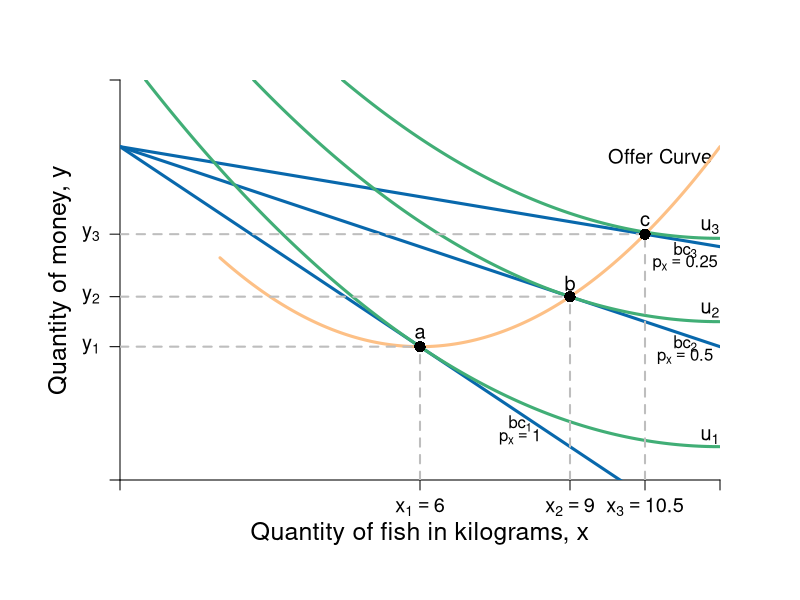

Recreate this plot in R.
require(shape)
#pdf(file = "offer_curve_qql_newSTEP1.pdf", width = 9, height = 7)
#pdf(file = "offer_curve_qql_newSTEP2.pdf", width = 9, height = 7)
#pdf(file = "offer_curve_qql_newSTEP3.pdf", width = 9, height = 7)
pdf(file = "offer_curve_qql_new.pdf", width = 9, height = 7)

#Set parameters for graphics
axislabelsize <- 1.5
labelsize <- 1.2
graphlinewidth <- 3
segmentlinewidth <- 2

COL <- c("#7fc97f", "#beaed4", "#fdc086", "#ffff99", "#386cb0", "#f0027f", "#bf5b17", "#666666")
COLA <- c("#99d8c9","#66c2a4","#41ae76", "#238b45", "#005824")
COLB <- c("#4eb3d3", "#2b8cbe", "#0868ac","#084081")

#Edited the margins to cater for the larger LHS labels
par(mar =  c(6, 6, 4, 4))

mrsA <- function(x, rmax = 10, xmax = 20) {
  rmax - (rmax/xmax)*x
}


uA <- function(x, y, rmax = 2, xmax = 12) {
  y + rmax*x - (1/2)*(rmax/xmax)*x^2
}

indiffA1 <- function(x, uA = 10, rmax = 2.5, xmax = 10) {
  uA - rmax*x + (1/2)*(rmax/xmax)*(x^2)
}

offerCurve <- function(x, w, rmax = 2, xmax = 12) {
  w - rmax*x + (rmax/xmax)*x^2
}

bcA <- function(x, w = 20, p = 2) {
  w - p*x
}


xlims <- c(0, 12)
ylims <- c(0, 12)

npts <- 501 
x <- seq(xlims[1], xlims[2], length.out = npts)
y <- seq(ylims[1], ylims[2], length.out = npts) 
a <- c(13, 16.75, 19.25)

plot(0, 0, xlim = xlims, ylim = ylims, type = "n",
     xlab = expression(paste("")),
     ylab = expression(paste("")), 
     xaxt = "n", 
     yaxt = "n", 
     cex.lab = axislabelsize, 
     bty = "n",
     xaxs="i", 
     yaxs="i")

# ticksy <- seq(from = ylims[1], to = ylims[2], by = 1)
# ylabels <- seq(from = ylims[1], to = ylims[2], by = 1)
# ticksx <- seq(from = xlims[1], to = xlims[2], by = 1)
# xlabels <- seq(from = xlims[1], to = xlims[2], by = 1)
ticksy <- c(0, 4, 5.5, 7.375 , ylims[2])
ylabels <- c(NA, expression(paste(y[1])), expression(paste(y[2])), expression(paste(y[3])), NA)
ticksx <- c(0, 6, 9, 10.5,  xlims[2])
xlabels <- c(NA, expression(paste(x[1])==6), expression(paste(x[2])==9), expression(paste(x[3])==10.5), NA)




axis(1, at = ticksx, pos = 0, labels = xlabels, cex.axis = labelsize)
axis(2, at = ticksy, pos = 0, labels = ylabels, las = 1, cex.axis = labelsize)

npts <- 500 
xx1 <- seq(xlims[1], xlims[2], length.out = npts)

#lines(xx1, bcA(xx1, w = 10, p = 1.5), col = COLB[3], lwd = graphlinewidth)
lines(xx1, bcA(xx1, w = 10, p = 1), col = COLB[3], lwd = graphlinewidth)
lines(xx1, bcA(xx1, w = 10, p = 0.5), col = COLB[3], lwd = graphlinewidth)
lines(xx1, bcA(xx1, w = 10, p = 0.25), col = COLB[3], lwd = graphlinewidth)


#Label the axes
mtext(expression(paste("Quantity of fish in kilograms, ", x)), side=1, line = 2.5, cex = axislabelsize)
text(-1.2, 0.5*ylims[2], expression(paste("Quantity of money, ", y)), xpd = TRUE, cex = axislabelsize, srt = 90) 

#Label the indifference curves
text(11.8, 1.3, expression(u[1]), cex = labelsize)
text(11.8, 5.1, expression(u[2]), cex = labelsize)
text(11.8, 7.6, expression(u[3]), cex = labelsize)

#Label the price lines
text(8, 1.7, expression(paste(bc[1])))
text(8, 1.3, expression(paste(p[x] == 1)))
text(11.3, 4.1, expression(paste(bc[2])))
text(11.3, 3.7, expression(paste(p[x] == 0.5)))
text(11.3, 6.9, expression(paste(bc[3])))
text(11.3, 6.5, expression(paste(p[x] == 0.25)))

#Label the offer curve
text(10.8, 9.7, expression("Offer Curve"), cex = labelsize)

#Add the contour plot for the indifference curves
contour(x, y, 
        outer(x, y, uA),
        drawlabels = FALSE,
        col = COLA[3],
        lwd = graphlinewidth,
        levels = a, 
        xaxs="i", 
        yaxs="i", 
        add = TRUE)

#Add the offer curve (superimposed on the indifference curves tangent to the price lines)
xx2 <- seq(2, xlims[2], length.out = npts)
lines(xx2, offerCurve(xx2, w = 10, rmax = 2, xmax = 12), col = COL[3], lwd = graphlinewidth)

#Segments for points on Offer curve
segments(0, 4, 6, 4, lty = 2, col = "gray" , lwd = segmentlinewidth)
segments(6, 0, 6, 4, lty = 2, col = "gray" , lwd = segmentlinewidth)
segments(0, 5.5, 9, 5.5, lty = 2, col = "gray" , lwd = segmentlinewidth)
segments(9, 0, 9, 5.5, lty = 2, col = "gray" , lwd = segmentlinewidth)
segments(0, 7.375, 10.5, 7.375, lty = 2, col = "gray" , lwd = segmentlinewidth)
segments(10.5, 0, 10.5, 7.375, lty = 2, col = "gray" , lwd = segmentlinewidth)

#Annotate points on offer curve mrs = p for each of p = 1, 0.5, 0.25
#Where mrs = 2 - (1/6)*x
points(6, 4, pch = 16, col = "black", cex = 1.5)
points(9, 5.5, pch = 16, col = "black", cex = 1.5)
points(10.5, 7.375, pch = 16, col = "black", cex = 1.5)

text(6, 4.4, expression(paste(a)), cex = labelsize)
text(9, 5.9, expression(paste(b)), cex = labelsize)
text(10.5, 7.775, expression(paste(c)), cex = labelsize)

dev.off()
